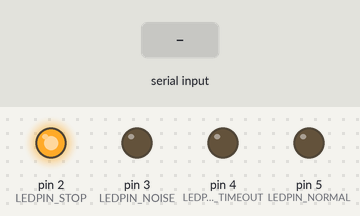
Bench run of a sketch on a simulated Arduino Uno, built with avr-gcc and run on an emulated ATmega328P. On the bench: output pins drawn as LEDs (lit = HIGH). Inputs (shaded band) come from the test bench. What the sketch prints to the serial monitor is not drawn.

Above: at 1.2 s.
1.3 s: byte 3 (0x03) received over Serial
Timing chart, 0 to 4.3 s (numbered marks = the images above; inputs shaded):
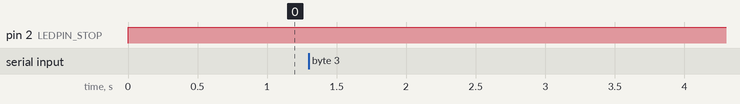

The sketch:

serial_event.ino
```cpp
#define LEDPIN_STOP    2
#define LEDPIN_TIMEOUT 4
#define LEDPIN_NOISE   3
#define LEDPIN_NORMAL  5

String inputString = "";         // a String to hold incoming data
boolean stringComplete = false;  // whether the string is complete

boolean checksumStopFlag = 0;
boolean checksumTimeoutFlag = 0;
boolean checksumNoiseFlag = 0;
boolean checksumNormalFlag = 0;

boolean firstLoop = 1;

char preChecksum = 0;
char curChecksum = 0;

long curTime = 0;

void setup() {
  // initialize serial:
  pinMode(LEDPIN_STOP, OUTPUT);
  pinMode(LEDPIN_TIMEOUT, OUTPUT);
  pinMode(LEDPIN_NOISE, OUTPUT);
  pinMode(LEDPIN_NORMAL, OUTPUT);

  Serial.begin(115200);
  // reserve 200 bytes for the inputString:
  inputString.reserve(200);
}

void loop() {
  // print the string when a newline arrives:
  if (stringComplete) {
    curTime = micros();
    curChecksum = inputString[10];
    Serial.print(curChecksum);

    if (curChecksum != 0 && curChecksum - preChecksum >= 2) {
      checksumNoiseFlag = 1;
    }
    else {
      checksumNoiseFlag = 0;
    }
    preChecksum = curChecksum;
    inputString = "";
    stringComplete = false;
  }

  if (micros() - curTime > 1000) {
    checksumStopFlag = 1;
  } else {
    checksumStopFlag = 0;
  }

  if (!(checksumStopFlag || checksumNoiseFlag)) {
    checksumNormalFlag = 1;
  } else {
    checksumNormalFlag = 0;
  }

  digitalWrite(LEDPIN_STOP, checksumStopFlag);
  digitalWrite(LEDPIN_NOISE, checksumNoiseFlag);
  digitalWrite(LEDPIN_NORMAL, checksumNormalFlag);

}

void serialEvent() {
  while (Serial.available()) {
    char inChar = (char)Serial.read();
    inputString += inChar;
    if (inChar == 0x03) {
      stringComplete = true;
    }
  }
}
```
